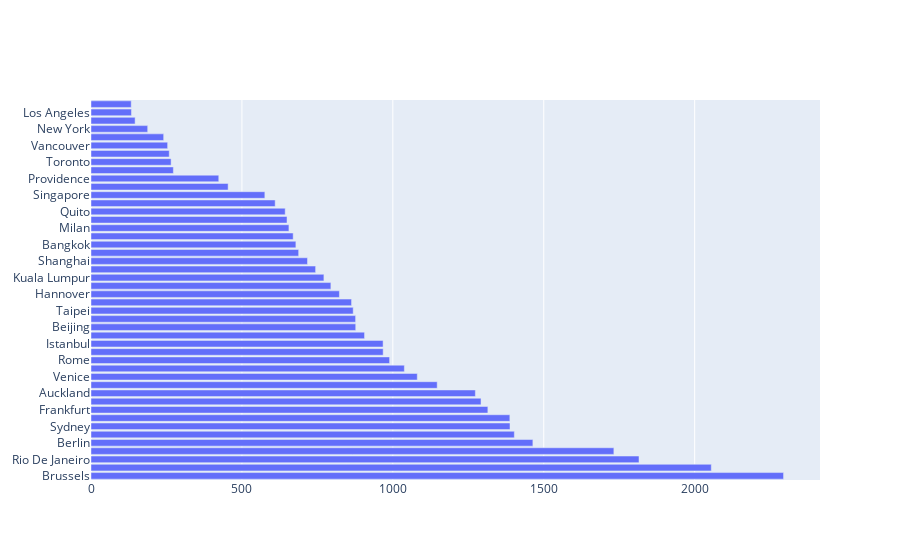

Write notebook code for a chart like this one.
### Code cell
#import plotly.graph_objects as go
fig = go.Figure(go.Bar(x=groupy_city_table["Average Price"],y=groupy_city_table["Destination"],orientation='h'))

fig.show()

### Figure 1 — Plotly figure (JSON) as saved in the notebook; plotly's stock layout.template omitted (floating-point values rounded to 4 significant figures)
{"data": [{"orientation": "h", "type": "bar", "x": [2294.0, 2055.0, 1816.0, 1732.0, 1464, 1403.0, 1388.0, 1388.0, 1315.0, 1292.0, 1273.0, 1147.0, 1081, 1038.0, 989.3, 968, 967.8, 906.3, 877.1, 876.7, 868.7, 863.3, 823, 794.8, 771.6, 744.2, 717.3, 688, 678.8, 669.9, 655.8, 649.4, 643.4, 610.2, 576, 454.3, 423.3, 272.9, 265.4, 259.2, 253.9, 240.8, 187.8, 146.2, 134.1, 133.2], "y": ["Brussels", "Stockholm", "Rio De Janeiro", "Paris", "Berlin", "Buenos Aires", "Sydney", "Dubai", "Frankfurt", "Abu Dhabi", "Auckland", "Tokyo", "Venice", "Tel Aviv", "Rome", "Melbourne", "Istanbul", "London", "Beijing", "Colombo", "Taipei", "Johannesburg", "Hannover", "Seoul", "Kuala Lumpur", "Copenhagen", "Shanghai", "Osaka", "Bangkok", "Moscow", "Milan", "Hong Kong", "Quito", "Jakarta", "Singapore", "Long Beach", "Providence", "Montreal", "Toronto", "Albuquerque", "Vancouver", "Washington", "New York", "Orlando", "Los Angeles", "Las Vegas"]}], "layout": {}}
